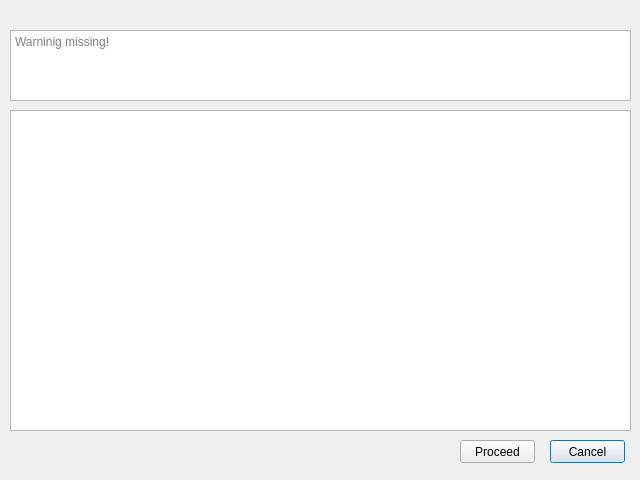
<?xml version="1.0" encoding="UTF-8"?>
<ui version="4.0">
 <class>warninglistdlg</class>
 <widget class="QDialog" name="warninglistdlg">
  <property name="windowModality">
   <enum>Qt::ApplicationModal</enum>
  </property>
  <property name="geometry">
   <rect>
    <x>0</x>
    <y>0</y>
    <width>640</width>
    <height>480</height>
   </rect>
  </property>
  <property name="windowTitle">
   <string>Warning!</string>
  </property>
  <widget class="QPlainTextEdit" name="edtWarning">
   <property name="geometry">
    <rect>
     <x>10</x>
     <y>30</y>
     <width>621</width>
     <height>71</height>
    </rect>
   </property>
   <property name="toolTip">
    <string>Warning related to proposed action.</string>
   </property>
   <property name="toolTipDuration">
    <number>3</number>
   </property>
   <property name="whatsThis">
    <string>Warning related to proposed action.</string>
   </property>
   <property name="placeholderText">
    <string>Warninig missing!</string>
   </property>
  </widget>
  <widget class="QListWidget" name="listAffected">
   <property name="geometry">
    <rect>
     <x>10</x>
     <y>110</y>
     <width>621</width>
     <height>321</height>
    </rect>
   </property>
   <property name="toolTip">
    <string>List of items that will be affected by this action.</string>
   </property>
   <property name="whatsThis">
    <string>List of items that will be affected by this action.</string>
   </property>
   <property name="editTriggers">
    <set>QAbstractItemView::NoEditTriggers</set>
   </property>
   <property name="showDropIndicator" stdset="0">
    <bool>false</bool>
   </property>
   <property name="selectionMode">
    <enum>QAbstractItemView::NoSelection</enum>
   </property>
   <property name="sortingEnabled">
    <bool>true</bool>
   </property>
  </widget>
  <widget class="QPushButton" name="btnCancel">
   <property name="geometry">
    <rect>
     <x>550</x>
     <y>440</y>
     <width>75</width>
     <height>23</height>
    </rect>
   </property>
   <property name="text">
    <string>Cancel</string>
   </property>
  </widget>
  <widget class="QPushButton" name="btnProceed">
   <property name="geometry">
    <rect>
     <x>460</x>
     <y>440</y>
     <width>75</width>
     <height>23</height>
    </rect>
   </property>
   <property name="text">
    <string>Proceed</string>
   </property>
  </widget>
 </widget>
 <resources/>
 <connections/>
</ui>
